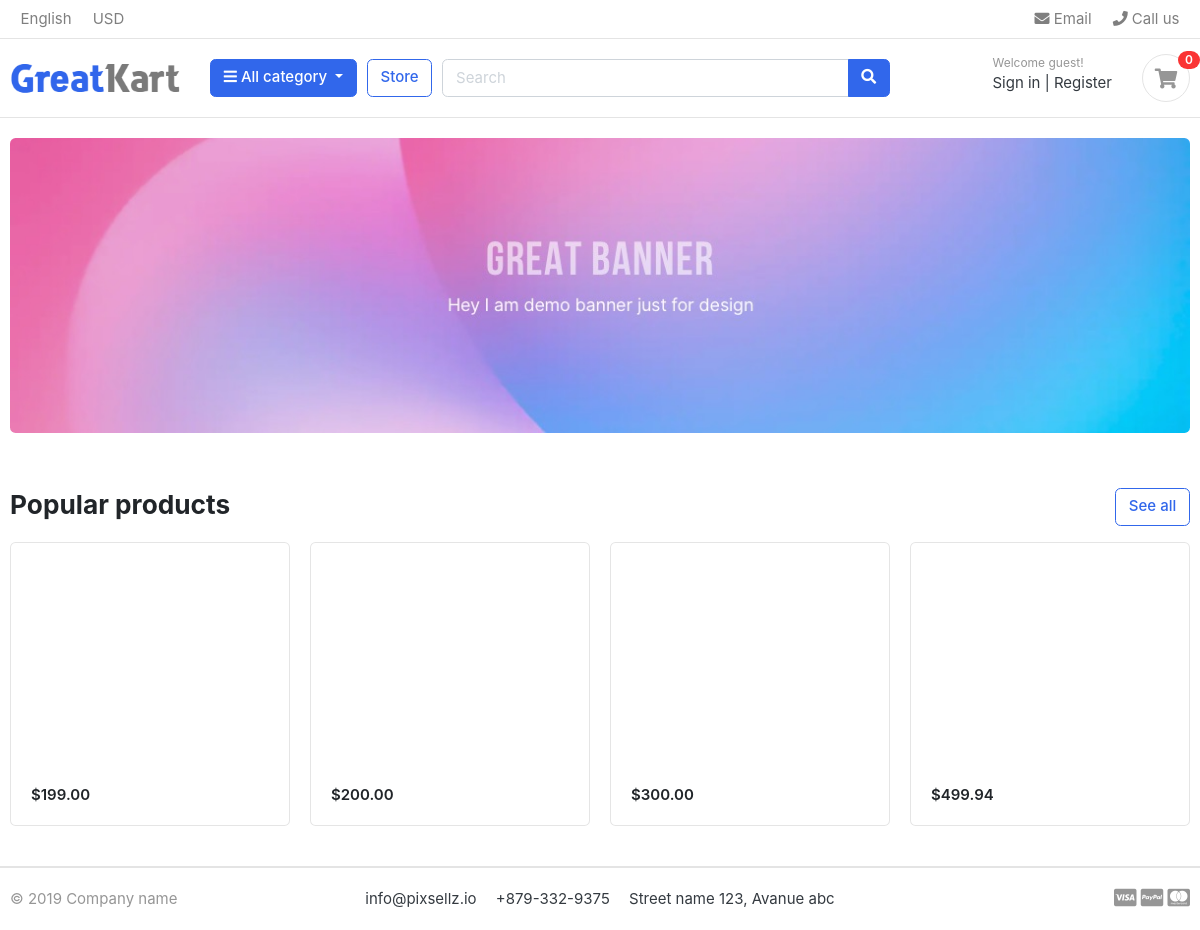
The page / on the database its author committed.
### store/models.py (models this page shows, shortened)
class Product(models.Model):
    product_name    = models.CharField(max_length=100)
    slug            = models.SlugField(max_length=100, unique=True)
    description     = models.TextField(max_length=500, blank=True)
    price           = models.DecimalField(max_digits=10, decimal_places=2)
    images          = models.ImageField(upload_to='photos/products')
    stock           = models.IntegerField()
    is_available    = models.BooleanField(default=True)
    category        = models.ForeignKey(Category, on_delete=models.CASCADE)
    created_date    = models.DateTimeField(auto_now_add=True)
    modify_date     = models.DateTimeField(auto_now=True)
    def get_absolute_url(self):
        return reverse('product_detail', args=[self.category.slug, self.slug])

### greatkart/views.py (the view)
# urls.py: 2. Add a URL to urlpatterns:  path('', views.home, name='home')
def home(request):
    products = Product.objects.all().filter(is_available=True)
    context = {
        'products': products
    }
    return render(request, 'home.html', context)

### category/context_processors.py (called while the page is built, shortened)
def menu_links(request):
    links = Category.objects.all()
    cart_count = 0
    return {'links': links, 'cart_count': cart_count}

### category/models.py (called while the page is built)
    def get_absolute_url(self):
        return reverse('products_by_category', args=[self.slug])

### templates/home.html (shortened to what this page needs)
{% extends 'base.html' %}
{% load static %}
{% block content %}
<section class="section-intro padding-y-sm">
<div class="container">
<div class="intro-banner-wrap">
	<img src="{% static 'images/banners/1.jpg' %}" class="img-fluid rounded">
</div>
</div>
</section>
<section class="section-name padding-y-sm">
<div class="container">
<header class="section-heading">
	<a href="{% url 'store' %}" class="btn btn-outline-primary float-right">See all</a>
	<h3 class="section-title">Popular products</h3>
</header>
<div class="row">
	{% for product in products %}
	<div class="col-md-3">
		<div class="card card-product-grid">
			<a href="{{ product.get_absolute_url }}" class="img-wrap"> <img src="{{ product.image.url }}"> </a>
			<figcaption class="info-wrap">
				<div class="price mt-1">${{ product.price|floatformat:2 }}</div>
			</figcaption>
		</div>
	</div>
	{% endfor %}
</div>
</div>
</section>
</body>
</html>
{% endblock %}

### greatkart/static/css/ui.css (style rules this page uses)
html { font-family: "Inter", sans-serif; font-size: 15px; }
.img-wrap { text-align: center; display: block; }
.padding-y-sm { padding-top: 20px; padding-bottom: 20px; }
.section-heading { margin-bottom: 20px; margin-top: 15px; }
.section-title { color: #212529; }
[class*=card-product] .img-wrap { overflow: hidden; position: relative; }
.card-product-grid { margin-bottom: 20px; }
.card-product-grid .img-wrap { border-radius: 0.2rem 0.2rem 0 0; height: 220px; }
.card-product-grid .info-wrap { overflow: hidden; padding: 18px 20px; }
.card .img-wrap { overflow: hidden; }
.price { font-weight: 600; color: #212529; }

### rows shown on the page
Product: price "199.00"
Product: price "200.00"
Product: price "300.00"
Product: price "499.94"

### other values the page prints
{{ cart_count }} "0"
